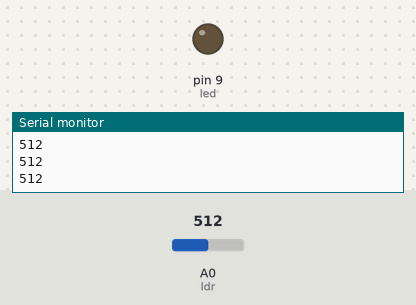
Simulated run of this sketch. Board: Arduino Uno, built with avr-gcc and run on an emulated ATmega328P. Shown: output pins drawn as LEDs (lit = HIGH), the last lines printed to the serial monitor. The inputs (shaded band) are chosen by the test bench; at power-on: A0 (ldr) = 512.

Above: at 1.2 s.
1.3 s: A0 (ldr) set to 483
At 2.5 s:
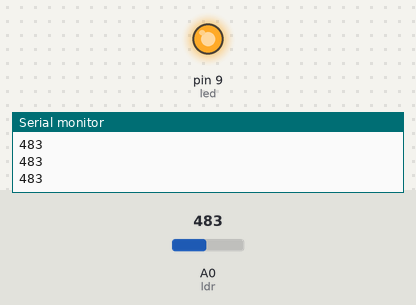
2.8 s: A0 (ldr) set to 510
At 3.8 s:
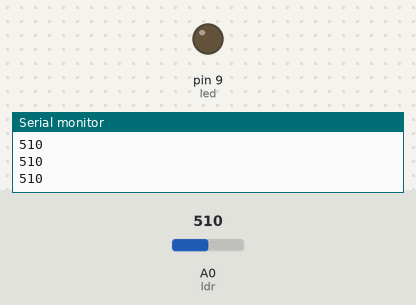
4.3 s: A0 (ldr) set to 490
At 5.2 s:
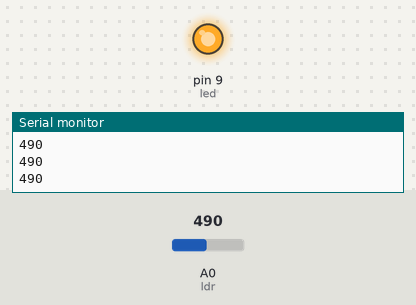
Timing chart, 0 to 7.3 s (numbered marks = the images above; inputs shaded):
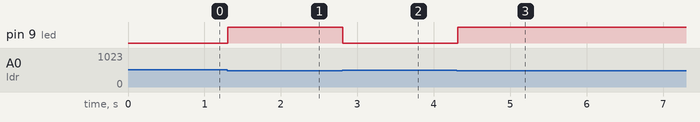

The sketch:

LDR__LED.ino
```cpp
int ldr = A0;
int led = 9;

void setup() {
  pinMode(led, OUTPUT);
  Serial.begin(9600);
}

void loop() {
  int lightValue = analogRead(ldr);

  Serial.println(lightValue);

  if (lightValue < 500) {
    digitalWrite(led, HIGH);
  } else {
    digitalWrite(led, LOW);
  }

  delay(100);
}
```

Measured:
- the behaviour switches between 500 and 499 on A0 (ldr) (found by bisection; images 0 and 1)
- after the input at 1.3 s, pin 9 (led): LOW → HIGH at once
- after the input at 2.8 s, pin 9 (led): HIGH → LOW at once
- after the input at 4.3 s, pin 9 (led): LOW → HIGH at once
